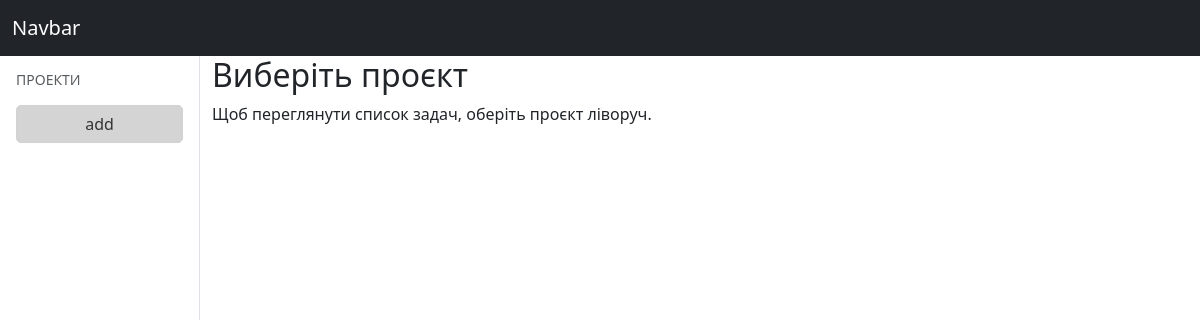
The app's page /, older data.
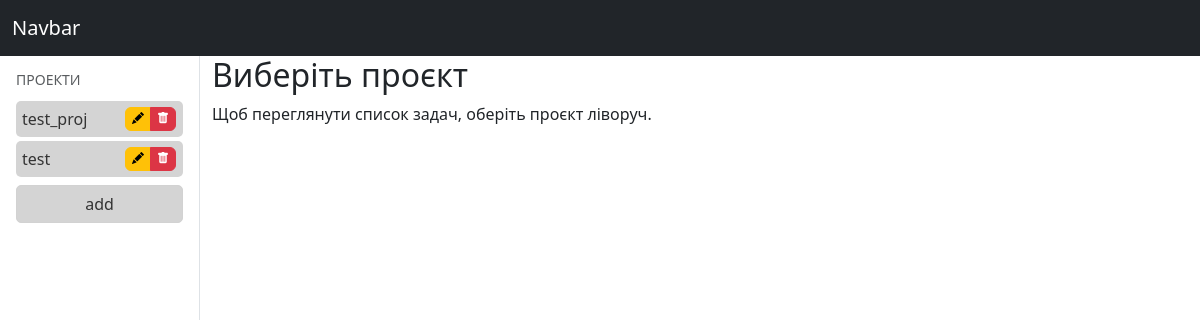
The same page, newer data.
### tasks/models.py (models this page shows, shortened)
class Project(models.Model):
    name = models.CharField(max_length=255)
    description = models.TextField(blank=True, null=True)

### tasks/views.py (the view)
# urls.py: 2. Add a URL to urlpatterns:  path('', views.home, name='home')
def home(request):
    projects = Project.objects.all()
    return render(request, "home.html", {"projects": projects})

### tasks/templates/home.html (shortened to what this page needs)
{% extends "_layout.html" %}
{% block content %}
    <h2>Виберіть проєкт</h2>
    <p>Щоб переглянути список задач, оберіть проєкт ліворуч.</p>
{% endblock %}

### tasks/templates/_layout.html (shortened to what this page needs)
<!DOCTYPE html>
<html lang="en">
<head>
    <link href="https://cdn.jsdelivr.net/npm/bootstrap@5.3.0/dist/css/bootstrap.min.css" rel="stylesheet">
    <link href="https://cdn.jsdelivr.net/npm/bootstrap-icons/font/bootstrap-icons.css" rel="stylesheet">
</head>
<body>
    <nav class="navbar navbar-dark bg-dark">
        <div class="container-fluid">
            <a class="navbar-brand" href="/">Navbar</a>
        </div>
    </nav>
    <div class="container-fluid">
        <div class="row">
            {% block sidebar %}
                <div class="col-md-3 col-lg-2 sidebar vh-100 p-3 border-end">
                    <h6 class="text-uppercase text-muted small">Проекти</h6>
                    <ul class="nav flex-column">
                        {% for project in projects %}
                            <li class="nav-item d-flex align-items-center mt-1 position-relative">
                                <a class="nav-link project-link flex-grow-1" href="/tasks/{{project.id}}">{{ project.name }}</a>
                                <div class="btn-group position-absolute end-0 top-50 translate-middle-y" style="margin-right: 7px;">
                                    <a href="/edit_project/{{project.id}}" class="btn btn-warning" style="font-size: 0.75rem; padding: 2px 6px;">
                                        <i class="bi bi-pencil-fill"></i>
                                    </a>
                                    <a href="/delete_project/{{project.id}}" class="btn btn-danger" style="font-size: 0.75rem; padding: 2px 6px;">
                                        <i class="bi bi-trash-fill"></i>
                                    </a>
                                </div>
                            </li>
                        {% endfor %}
                    </ul>
                    <a href="/create_project"  class="btn project-btn w-100 mt-2">add</a>
                </div>
            {% endblock %}
            <main class="col-md-9 col-lg-10 ms-sm-auto">
                {% block content %}
                {% endblock %}
            </main>
        </div>
    </div>
</body>
</html>

Row changes from the older to the newer data that the page shows:
added Project: name "test_proj"
added Project: name "test"
